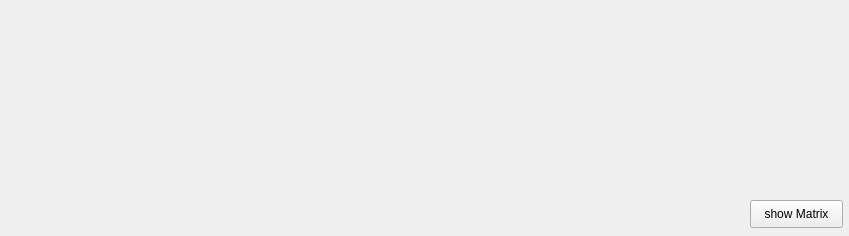
<?xml version="1.0" encoding="UTF-8"?>
<ui version="4.0">
 <class>KeyboardWindow</class>
 <widget class="QMainWindow" name="KeyboardWindow">
  <property name="geometry">
   <rect>
    <x>0</x>
    <y>0</y>
    <width>849</width>
    <height>236</height>
   </rect>
  </property>
  <property name="windowTitle">
   <string>MainWindow</string>
  </property>
  <widget class="QWidget" name="centralwidget">
   <widget class="QPushButton" name="showMatrixButton">
    <property name="geometry">
     <rect>
      <x>750</x>
      <y>200</y>
      <width>93</width>
      <height>28</height>
     </rect>
    </property>
    <property name="text">
     <string>show Matrix</string>
    </property>
   </widget>
  </widget>
 </widget>
 <resources/>
 <connections/>
</ui>
